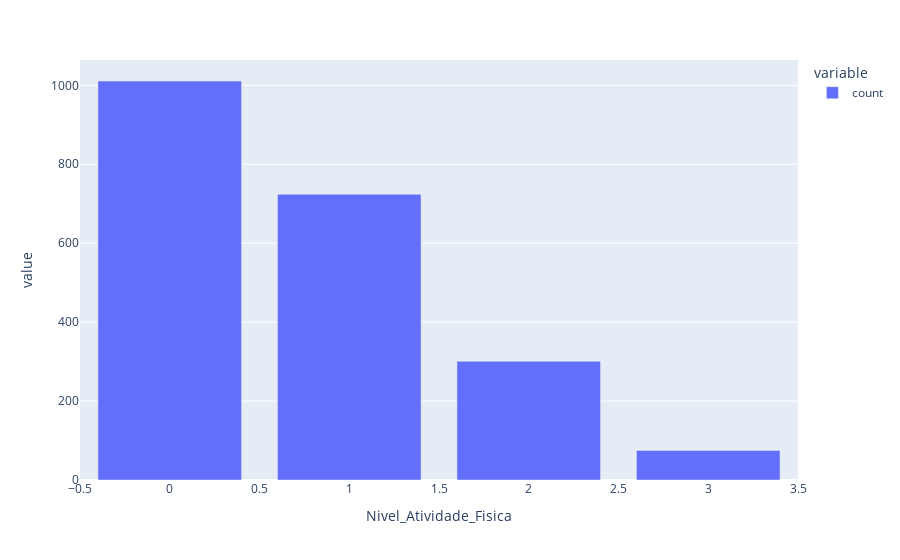

This figure's notebook cell:
### Code cell
px.bar(df_obesidade.value_counts('Nivel_Atividade_Fisica'))

### Figure 1 — Plotly figure (JSON) as saved in the notebook; plotly's stock layout.template omitted (floating-point values rounded to 4 significant figures)
{"data": [{"alignmentgroup": "True", "hovertemplate": "variable=count<br>Nivel_Atividade_Fisica=%{x}<br>value=%{y}<extra></extra>", "legendgroup": "count", "marker": {"color": "#636efa", "pattern": {"shape": ""}}, "name": "count", "offsetgroup": "count", "orientation": "v", "showlegend": true, "textposition": "auto", "type": "bar", "x": [0, 1, 2, 3], "xaxis": "x", "y": [1011, 724, 301, 75], "yaxis": "y"}], "layout": {"barmode": "relative", "legend": {"title": {"text": "variable"}, "tracegroupgap": 0}, "margin": {"t": 60}, "xaxis": {"anchor": "y", "domain": [0, 1], "title": {"text": "Nivel_Atividade_Fisica"}}, "yaxis": {"anchor": "x", "domain": [0, 1], "title": {"text": "value"}}}}
